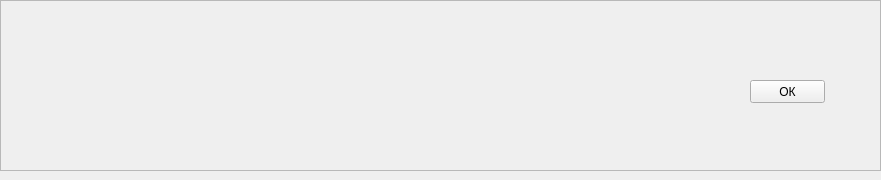
<?xml version="1.0" encoding="UTF-8"?>
<ui version="4.0">
 <class>Notification_Box</class>
 <widget class="QWidget" name="Notification_Box">
  <property name="geometry">
   <rect>
    <x>0</x>
    <y>0</y>
    <width>881</width>
    <height>180</height>
   </rect>
  </property>
  <property name="sizePolicy">
   <sizepolicy hsizetype="Preferred" vsizetype="Fixed">
    <horstretch>0</horstretch>
    <verstretch>0</verstretch>
   </sizepolicy>
  </property>
  <property name="minimumSize">
   <size>
    <width>878</width>
    <height>180</height>
   </size>
  </property>
  <property name="windowTitle">
   <string>Form</string>
  </property>
  <widget class="QFrame" name="frame">
   <property name="geometry">
    <rect>
     <x>0</x>
     <y>0</y>
     <width>881</width>
     <height>171</height>
    </rect>
   </property>
   <property name="frameShape">
    <enum>QFrame::StyledPanel</enum>
   </property>
   <property name="frameShadow">
    <enum>QFrame::Plain</enum>
   </property>
   <property name="lineWidth">
    <number>5</number>
   </property>
   <property name="midLineWidth">
    <number>2</number>
   </property>
   <widget class="QPushButton" name="pushButton_2">
    <property name="geometry">
     <rect>
      <x>750</x>
      <y>80</y>
      <width>75</width>
      <height>23</height>
     </rect>
    </property>
    <property name="sizePolicy">
     <sizepolicy hsizetype="Maximum" vsizetype="Fixed">
      <horstretch>0</horstretch>
      <verstretch>0</verstretch>
     </sizepolicy>
    </property>
    <property name="text">
     <string>ОК</string>
    </property>
    <property name="shortcut">
     <string>Ctrl+Return</string>
    </property>
   </widget>
   <widget class="QWidget" name="layoutWidget">
    <property name="geometry">
     <rect>
      <x>21</x>
      <y>11</y>
      <width>691</width>
      <height>151</height>
     </rect>
    </property>
    <layout class="QVBoxLayout" name="verticalLayout">
     <item>
      <widget class="QLabel" name="label">
       <property name="text">
        <string/>
       </property>
      </widget>
     </item>
     <item>
      <widget class="QLabel" name="label_2">
       <property name="text">
        <string/>
       </property>
      </widget>
     </item>
     <item>
      <widget class="QLabel" name="label_3">
       <property name="font">
        <font>
         <weight>50</weight>
         <bold>false</bold>
         <kerning>true</kerning>
        </font>
       </property>
       <property name="text">
        <string/>
       </property>
      </widget>
     </item>
     <item>
      <spacer name="verticalSpacer">
       <property name="orientation">
        <enum>Qt::Vertical</enum>
       </property>
       <property name="sizeType">
        <enum>QSizePolicy::Maximum</enum>
       </property>
       <property name="sizeHint" stdset="0">
        <size>
         <width>20</width>
         <height>20</height>
        </size>
       </property>
      </spacer>
     </item>
    </layout>
   </widget>
  </widget>
 </widget>
 <resources/>
 <connections/>
</ui>
